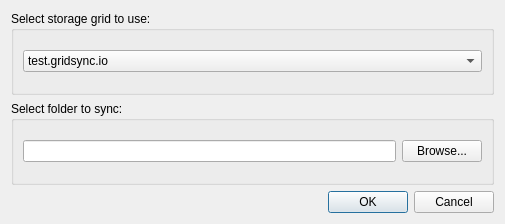
<?xml version="1.0" encoding="UTF-8"?>
<ui version="4.0">
 <class>Dialog</class>
 <widget class="QDialog" name="Dialog">
  <property name="geometry">
   <rect>
    <x>0</x>
    <y>0</y>
    <width>505</width>
    <height>224</height>
   </rect>
  </property>
  <property name="windowTitle">
   <string>Dialog</string>
  </property>
  <layout class="QVBoxLayout" name="verticalLayout_4">
   <item>
    <layout class="QVBoxLayout" name="layout">
     <item>
      <widget class="QGroupBox" name="select_grid_group_box">
       <property name="title">
        <string>Select storage grid to use:</string>
       </property>
       <layout class="QHBoxLayout" name="horizontalLayout">
        <item>
         <widget class="QComboBox" name="select_grid_combo_box">
          <item>
           <property name="text">
            <string>test.gridsync.io</string>
           </property>
          </item>
          <item>
           <property name="text">
            <string>Public Test Grid</string>
           </property>
          </item>
         </widget>
        </item>
       </layout>
      </widget>
     </item>
     <item>
      <widget class="QGroupBox" name="select_folder_group_box">
       <property name="title">
        <string>Select folder to sync:</string>
       </property>
       <layout class="QHBoxLayout" name="horizontalLayout_2">
        <item>
         <widget class="QLineEdit" name="folder_text"/>
        </item>
        <item>
         <widget class="QPushButton" name="browse_button">
          <property name="text">
           <string>Browse...</string>
          </property>
         </widget>
        </item>
       </layout>
      </widget>
     </item>
    </layout>
   </item>
   <item>
    <widget class="QDialogButtonBox" name="button_box">
     <property name="orientation">
      <enum>Qt::Horizontal</enum>
     </property>
     <property name="standardButtons">
      <set>QDialogButtonBox::Cancel|QDialogButtonBox::Ok</set>
     </property>
    </widget>
   </item>
  </layout>
 </widget>
 <resources/>
 <connections>
  <connection>
   <sender>button_box</sender>
   <signal>accepted()</signal>
   <receiver>Dialog</receiver>
   <slot>accept()</slot>
   <hints>
    <hint type="sourcelabel">
     <x>248</x>
     <y>254</y>
    </hint>
    <hint type="destinationlabel">
     <x>157</x>
     <y>274</y>
    </hint>
   </hints>
  </connection>
  <connection>
   <sender>button_box</sender>
   <signal>rejected()</signal>
   <receiver>Dialog</receiver>
   <slot>reject()</slot>
   <hints>
    <hint type="sourcelabel">
     <x>316</x>
     <y>260</y>
    </hint>
    <hint type="destinationlabel">
     <x>286</x>
     <y>274</y>
    </hint>
   </hints>
  </connection>
 </connections>
</ui>
